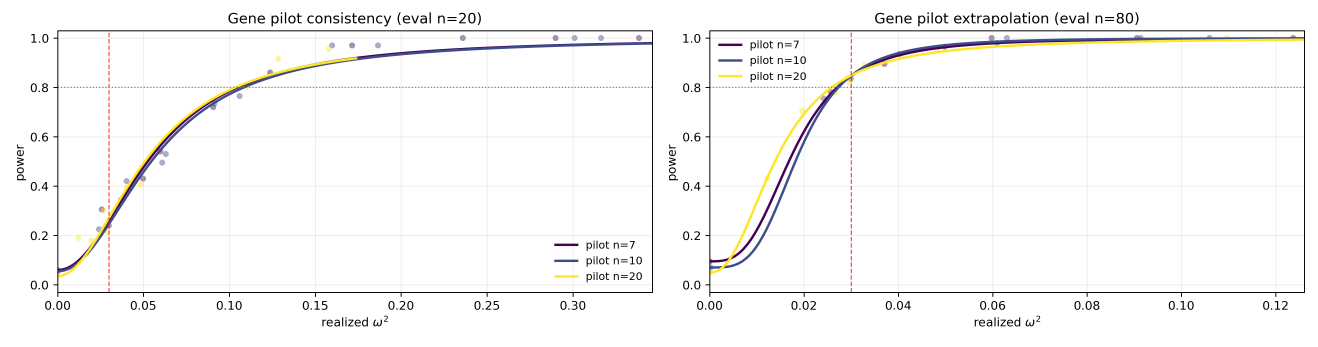
#> input picture validation_datasets/results/QinJ_2012_core_matched/sensitivity_pilot_curves.png, 3952 x 1040 px (shown at 1/3 size)
$ python suppfig3_independent_cohorts.py
#> lines starting #> are read from the running program, lines starting #| are printed output that depends on the picture
#!/usr/bin/env python3
"""Supplementary Figure S3 - independent-cohort validation (combined panels).

Stitches the per-cohort pilot-curve products (QinJ_2012, YachidaS_2019;
produced by scripts/run_validation_pilot_sensitivity.py runs documented in
validation_datasets/results/) into one 2x2 figure: rows are cohorts,
columns are observed-size consistency (eval n = 20) and extrapolation
(eval n = 80).

If an archived ``sensitivity_pilot_curves.png`` is missing (e.g. a release
checkout without the archived results), it is first regenerated by re-running
the documented full validation pipeline for that cohort (see the cohort's
README.md); a notice is printed because that re-run is the full production
computation and can take hours (and needs the QIIME 2 env).
"""
from pathlib import Path
import subprocess
import sys

from PIL import Image, ImageDraw, ImageFont

ROOT = Path(__file__).resolve().parents[1]
SRC_A = ROOT / "validation_datasets" / "results" / "QinJ_2012_core_matched" / "sensitivity_pilot_curves.png"
SRC_B = ROOT / "validation_datasets" / "results" / "YachidaS_2019_core_matched" / "sensitivity_pilot_curves.png"
OUT = ROOT / "figures" / "output"

QIIME_PY = Path("/opt/miniconda3/envs/qiime2-metagenome-2024.10/bin/python")

# (cohort, archived curve image) — the panel sources stitched below.
COHORTS = [("QinJ_2012", SRC_A), ("YachidaS_2019", SRC_B)]


def _recompute_cohort(cohort: str) -> None:
    """Re-run the documented full pilot-sensitivity pipeline for one cohort
    (the reproduction command in validation_datasets/results/<cohort>_core_matched/README.md;
    scripts/run_gene_pilot_sensitivity.py delegates to
    scripts/run_validation_pilot_sensitivity.py unchanged)."""
    py = str(QIIME_PY) if QIIME_PY.exists() else sys.executable
    proc = ROOT / "validation_datasets" / "processed" / cohort
    cmd = [
        py, str(ROOT / "scripts" / "run_gene_pilot_sensitivity.py"),
        "--workflow", "gene",
        "--gene-table", str(proc / "table.csv"),
        "--gene-taxonomy", str(proc / "taxonomy.csv"),
        "--gene-tree", str(proc / "rooted-tree.nwk"),
        "--gene-group", str(proc / "group.csv"),
        "--gene-pilot-ns", "7,10,20",
        "--gene-eval-observed", "20",
        "--gene-eval-ns", "20,80",
        "--eval-extrapolate", "80",
        "--gene-grid", "auto",
        "--gene-power-points", "12",
        "--gene-near-zero-points", "4",
        "--gene-pi-candidates", "17",
        "--gene-scale-candidates", "6",
        "--pool-size-per-group", "180",
        "--boot-number", "200",
        "--permutations", "199",
        "--target-omega2", "0.03",
        "--target-power", "0.8",
        "--scenario-n-jobs", "2",
        "--random-seed", "20260614",
        "--out", str(ROOT / "validation_datasets" / "results" / f"{cohort}_core_matched"),
    ]
    subprocess.run(cmd, cwd=ROOT, check=True)


def main() -> None:
    missing = [(cohort, src) for cohort, src in COHORTS if not src.exists()]
    if missing:
        # Fallback: the release ships no archived results, so regenerate the
        # missing per-cohort curve images instead of dying with
        # FileNotFoundError. This is the full production validation pipeline.
        print(
            f"[suppfig3] archived data not found ({', '.join(str(s) for _, s in missing)}); "
            "recomputing from scratch via scripts/run_gene_pilot_sensitivity.py "
            "(this is the FULL validation pipeline and can take hours; needs the "
            "QIIME 2 env) ...",
            flush=True,
        )
        for cohort, _ in missing:
            print(f"[suppfig3] recomputing {cohort} ...", flush=True)
            _recompute_cohort(cohort)
        still_missing = [str(src) for _, src in COHORTS if not src.exists()]
        if still_missing:
            raise SystemExit(
                "[suppfig3] recompute finished, but these panel sources are still missing:\n  "
                + "\n  ".join(still_missing)
            )
    q = Image.open(SRC_A)
#> q is the input picture: PIL image 3952x1040 RGBA; mean R, G, B, A 248.2, 247.7, 247.2, 255
    y = Image.open(SRC_B)
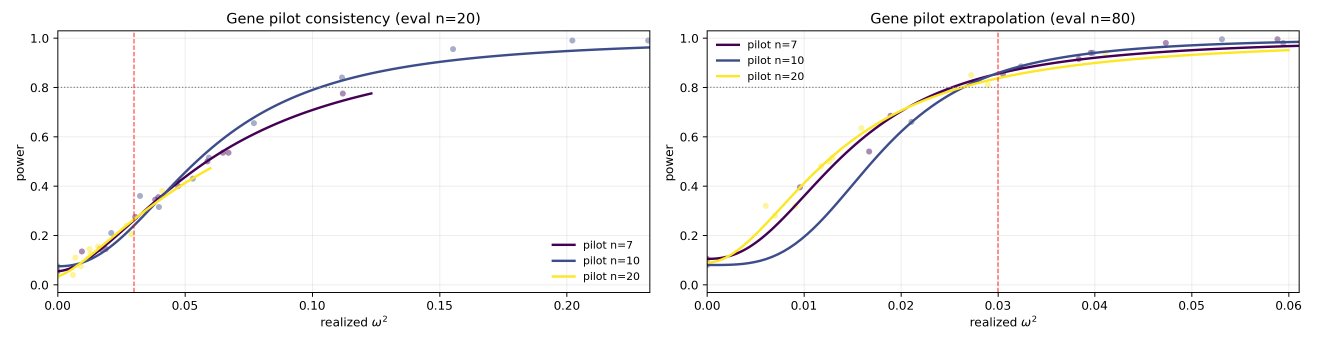
#> input picture validation_datasets/results/YachidaS_2019_core_matched/sensitivity_pilot_curves.png, 3952 x 1040 px (shown at 1/3 size)
#> y is the input picture: PIL image 3952x1040 RGBA; mean R, G, B, A 248, 247.5, 247.4, 255
    W, rowh = q.size
#> W = 3952; rowh = 1040
    label_h, gap = 90, 30
    canvas = Image.new("RGB", (W, label_h * 2 + rowh * 2 + gap), "white")
#> canvas: PIL image 3952x2290 RGB; every value is 255
    draw = ImageDraw.Draw(canvas)
    font = None
    for fp in ("/System/Library/Fonts/Supplemental/Arial Bold.ttf", "/System/Library/Fonts/Supplemental/Arial.ttf"):
        try:
            font = ImageFont.truetype(fp, 44)
            break
        except Exception:
            pass
    rows = [("a", "QinJ_2012 (T2D vs control)", q), ("c", "YachidaS_2019 (CRC vs control)", y)]
    yoff = 0
    for letter, title, img in rows:
        draw.text((10, yoff + 18), letter, fill="black", font=font)
        draw.text((W // 2 - 700, yoff + 18), title, fill="black", font=font)
        draw.text((W // 2 + 10, yoff + 18), "b" if letter == "a" else "d", fill="black", font=font)
        canvas.paste(img, (0, yoff + label_h))
        yoff += label_h + rowh + gap
#> this loop made 2 passes
#> (letter, title, yoff) on passes 1 to 2: ('a', 'QinJ_2012 (T2D vs control)', 1160), ('c', 'YachidaS_2019 (CRC vs control)', 2320)
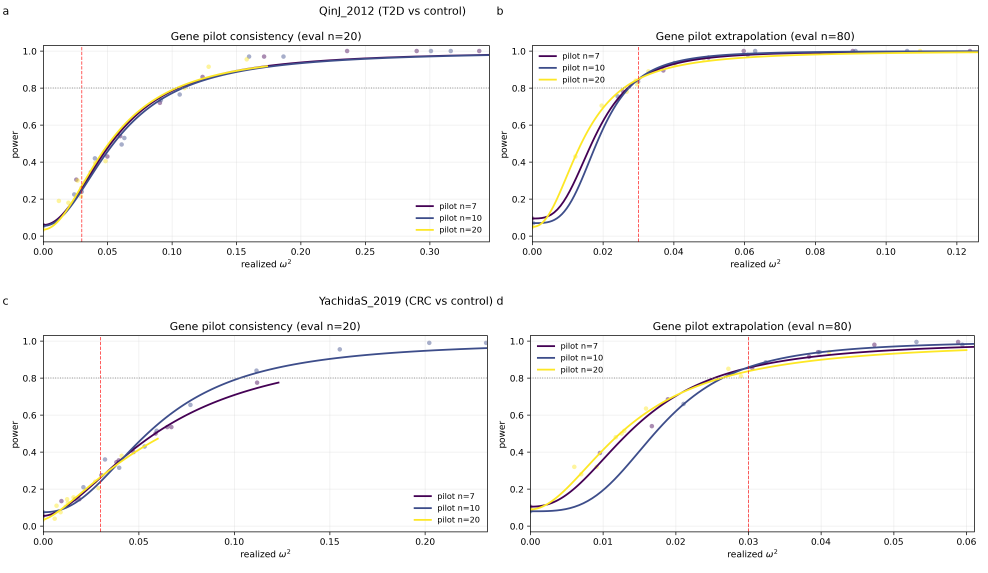
#> canvas: PIL image 3952x2290 RGB (shown at 1/4 size); mean R, G, B 248.4, 248, 247.7
#> after the loop, yoff = 2320
    canvas.save(OUT / "suppfig3_independent_cohorts.png", dpi=(320, 320))
    # PDF export via matplotlib (PIL's PDF plugin needs JPEG support)
    import matplotlib
    matplotlib.use("Agg")
    import matplotlib.pyplot as plt
    import numpy as np
    arr = np.asarray(canvas)
    h, w = arr.shape[:2]
#> h = 2290; w = 3952
    fig = plt.figure(figsize=(w / 320, h / 320), dpi=320)
    fig.add_axes([0, 0, 1, 1]).imshow(arr)
    plt.axis("off")
    fig.savefig(OUT / "suppfig3_independent_cohorts.pdf")
    plt.close(fig)
    print(OUT / "suppfig3_independent_cohorts.png")


if __name__ == "__main__":
    main()
